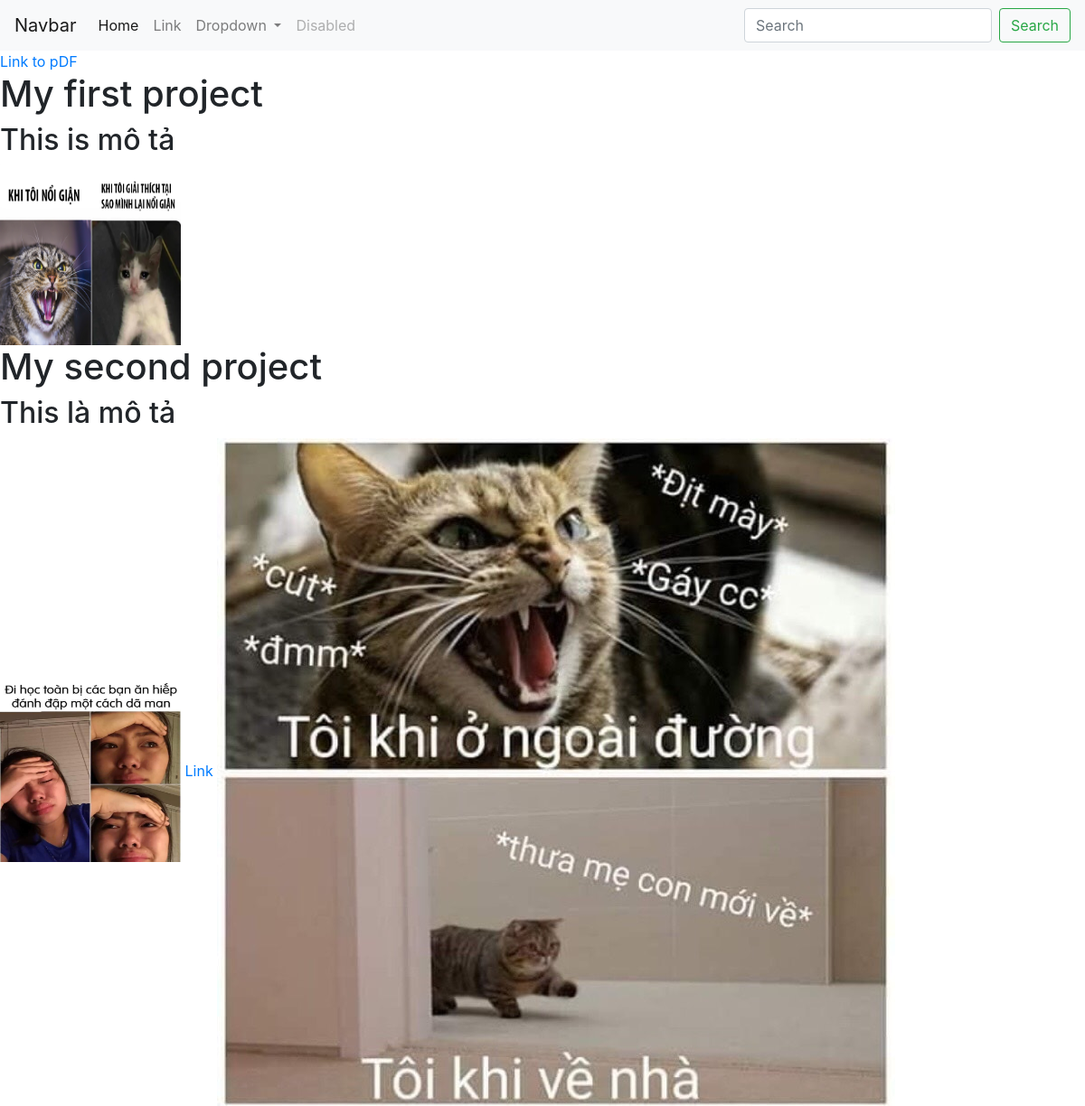
The page / on the database its author committed.
### portfolio/models.py (models this page shows, shortened)
class Project(models.Model):
    title = models.CharField(max_length = 100, blank = True)
    description = models.CharField(max_length = 150)
    image = models.ImageField(upload_to='portfolio/images/', height_field=None, width_field=None, max_length=100)
    url = models.URLField(blank = True)

### portfolio/views.py (the view)
# urls.py: 2. Add a URL to urlpatterns:  path('', views.home, name='home')
def home(request):
    projects = Project.objects.all()
    return render(request, 'portfolio/home.html', {'projects': projects})

### portfolio/templates/portfolio/home.html
{% extends "portfolio/base.html" %}
        {% block content %}
            {% load static %}
            <a href="{% static 'portfolio/2A.pdf'%}">Link to pDF</a>
            {% for project in projects %}
            <h1>{{ project.title }}</h1>
            <h2>{{ project.description }}</h2>
            <img src="{{ project.image.url }}" height="200" width="200">
            {% if project.url %}
                <a href="{{ project.url }}">Link</a>
            {% endif %}
            {% endfor %}
             {% load static %}
            <img src="{% static 'portfolio/101021131_1209556939391925_6034152304662282240_n.jpg' %}" alt="">
        {% endblock %}

### portfolio/templates/portfolio/base.html (shortened to what this page needs)
<!DOCTYPE html>
 <html class="no-js">
    <head>
        <link rel="stylesheet" href="https://stackpath.bootstrapcdn.com/bootstrap/4.5.0/css/bootstrap.min.css">
        <link rel="stylesheet" href="">
    </head>
    <body>
        <nav class="navbar navbar-expand-lg navbar-light bg-light">
            <a class="navbar-brand" href="#">Navbar</a>
            <div class="collapse navbar-collapse" id="navbarSupportedContent">
              <ul class="navbar-nav mr-auto">
                <li class="nav-item active">
                  <a class="nav-link" href="#">Home <span class="sr-only">(current)</span></a>
                </li>
                <li class="nav-item">
                  <a class="nav-link" href="#">Link</a>
                </li>
                <li class="nav-item dropdown">
                  <a class="nav-link dropdown-toggle" href="#" id="navbarDropdown" role="button" data-toggle="dropdown" aria-haspopup="true" aria-expanded="false">
                    Dropdown
                  </a>
                </li>
                <li class="nav-item">
                  <a class="nav-link disabled" href="#" tabindex="-1" aria-disabled="true">Disabled</a>
                </li>
              </ul>
              <form class="form-inline my-2 my-lg-0">
                <input class="form-control mr-sm-2" type="search" placeholder="Search" aria-label="Search">
                <button class="btn btn-outline-success my-2 my-sm-0" type="submit">Search</button>
              </form>
            </div>
          </nav>
        {% block content %}
        {% endblock %}
    </body>
</html>

### rows shown on the page
Project: title "My first project", description "This is mô tả", image (picture)
Project: title "My second project", description "This là mô tả", image (picture)
